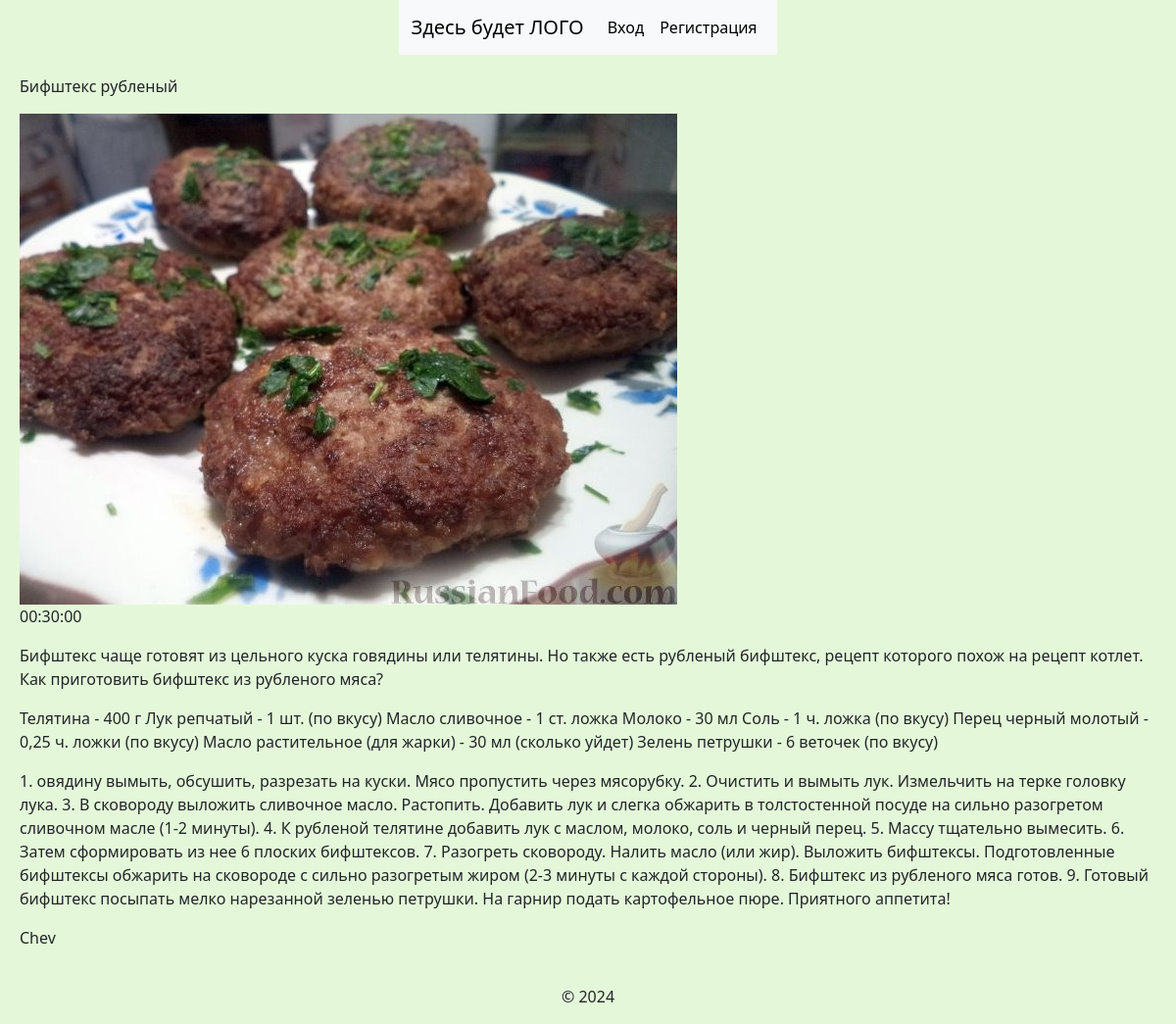
Page /recept/2 on the committed database.
### users/models.py (models this page shows, shortened)
class Recept(models.Model):
    recept_name = models.CharField(max_length=50, verbose_name="Название блюда")
    category = models.ManyToManyField(CategoryRecept, verbose_name="Категория")
    ingredients = models.TextField(verbose_name="Ингридиенты")
    description = models.TextField(verbose_name="Описание")
    cooking_steps = models.TextField(verbose_name="Шаги приготовления")
    cooking_time = models.CharField(max_length=10, verbose_name="Время приготовления")
    image = models.ImageField(upload_to='foto/%Y/%m/%d', default=None, verbose_name="Фото")
    author = models.TextField(max_length=30, verbose_name="Автор")
    date_of_addition = models.DateField(auto_now=True)

### users/views.py (the view)
# urls.py: path('recept/<int:recept_id>', recept, name='recept')
def recept(request, recept_id):
    recept_ = get_object_or_404(Recept, id=recept_id)
    return render(request, 'users/recept.html', {'recept': recept_, 'title': recept_.recept_name})

### users/templates/users/recept.html (shortened to what this page needs)
{% extends "users/base.html" %}
{% block content %}
    <div  class="recept_view">
        <div class="recept_name">
            <p>{{ recept.recept_name }}</p>
        </div>
        <div class="recept_image">
            <img src="{{ recept.image.url }}">
        </div>
        <div class="recept_about">
            <p>{{ recept.cooking_time }}</p>
            <p>{{ recept.description }}</p>
            <p>{{ recept.ingredients }}</p>
            <p>{{ recept.cooking_steps }}</p>
            <p>{{ recept.author }}</p>
        </div>
    </div>
{% endblock %}

### users/static/users/main.css (style rules this page uses)
body { display: flex !important; flex-wrap: wrap; justify-content: center; font-family: Lato; font-family: Lato; font-weight: 300; font-style: normal; font-size: 14px; text-line-height: 20px; text-color: #000000; background-color: rgba(222, 247, 208, 0.8) !important; flex-direction: column; align-content: space-around; align-items: center; }
.recept_view { display: grid !important; grid-template-columns: 1fr; padding: 20px }

### rows in the picture
Recept: recept_name "Бифштекс рубленый", image (picture), cooking_time "00:30:00", description "Бифштекс чаще готовят из цельного куска говядины или телятины. Но также есть рубленый бифштекс, рецепт которого похож на рецепт котлет. Как приготовить бифштекс из рубленого мяса?", ingredients "Телятина - 400 г Лук репчатый - 1 шт. (по вкусу) Масло сливочное - 1 ст. ложка Молоко - 30 мл Соль - 1 ч. ложка (по вкусу) Перец черный молотый - 0,25 ч. ложки (по вкусу) Масло растительное (для жарки) - 30 мл (сколько уйдет) Зелень петрушки - 6 веточек (по вкусу)", cooking_steps "1. овядину вымыть, обсушить, разрезать на куски. Мясо пропустить через мясорубку. 2. Очистить и вымыть лук. Измельчить на терке головку лука. 3. В сковороду выложить сливочное масло. Растопить. Добавить лук и слегка обжарить в толстостенной посуде на сильно разогретом сливочном масле (1-2 минуты). 4. К рубленой телятине добавить лук с маслом, молоко, соль и черный перец. 5. Массу тщательно вымесить. 6. Затем сформировать из нее 6 плоских бифштексов. 7. Разогреть сковороду. Налить масло (или жир). Выложить бифштексы. Подготовленные бифштексы обжарить на сковороде с сильно разогретым жиром (2-3 минуты с каждой стороны). 8. Бифштекс из рубленого мяса готов. 9. Готовый бифштекс посыпать мелко…", author "Chev"
